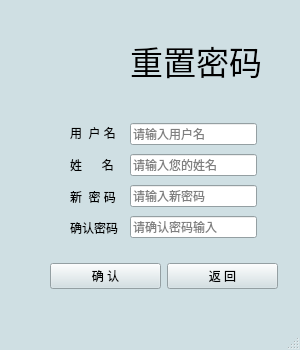
<?xml version="1.0" encoding="UTF-8"?>
<ui version="4.0">
 <class>resetPwdWindow</class>
 <widget class="QMainWindow" name="resetPwdWindow">
  <property name="geometry">
   <rect>
    <x>0</x>
    <y>0</y>
    <width>300</width>
    <height>350</height>
   </rect>
  </property>
  <property name="palette">
   <palette>
    <active>
     <colorrole role="WindowText">
      <brush brushstyle="SolidPattern">
       <color alpha="255">
        <red>0</red>
        <green>0</green>
        <blue>0</blue>
       </color>
      </brush>
     </colorrole>
     <colorrole role="Button">
      <brush brushstyle="SolidPattern">
       <color alpha="255">
        <red>207</red>
        <green>223</green>
        <blue>227</blue>
       </color>
      </brush>
     </colorrole>
     <colorrole role="Light">
      <brush brushstyle="SolidPattern">
       <color alpha="255">
        <red>255</red>
        <green>255</green>
        <blue>255</blue>
       </color>
      </brush>
     </colorrole>
     <colorrole role="Midlight">
      <brush brushstyle="SolidPattern">
       <color alpha="255">
        <red>231</red>
        <green>239</green>
        <blue>241</blue>
       </color>
      </brush>
     </colorrole>
     <colorrole role="Dark">
      <brush brushstyle="SolidPattern">
       <color alpha="255">
        <red>103</red>
        <green>111</green>
        <blue>113</blue>
       </color>
      </brush>
     </colorrole>
     <colorrole role="Mid">
      <brush brushstyle="SolidPattern">
       <color alpha="255">
        <red>138</red>
        <green>149</green>
        <blue>151</blue>
       </color>
      </brush>
     </colorrole>
     <colorrole role="Text">
      <brush brushstyle="SolidPattern">
       <color alpha="255">
        <red>0</red>
        <green>0</green>
        <blue>0</blue>
       </color>
      </brush>
     </colorrole>
     <colorrole role="BrightText">
      <brush brushstyle="SolidPattern">
       <color alpha="255">
        <red>255</red>
        <green>255</green>
        <blue>255</blue>
       </color>
      </brush>
     </colorrole>
     <colorrole role="ButtonText">
      <brush brushstyle="SolidPattern">
       <color alpha="255">
        <red>0</red>
        <green>0</green>
        <blue>0</blue>
       </color>
      </brush>
     </colorrole>
     <colorrole role="Base">
      <brush brushstyle="SolidPattern">
       <color alpha="255">
        <red>255</red>
        <green>255</green>
        <blue>255</blue>
       </color>
      </brush>
     </colorrole>
     <colorrole role="Window">
      <brush brushstyle="SolidPattern">
       <color alpha="255">
        <red>207</red>
        <green>223</green>
        <blue>227</blue>
       </color>
      </brush>
     </colorrole>
     <colorrole role="Shadow">
      <brush brushstyle="SolidPattern">
       <color alpha="255">
        <red>0</red>
        <green>0</green>
        <blue>0</blue>
       </color>
      </brush>
     </colorrole>
     <colorrole role="AlternateBase">
      <brush brushstyle="SolidPattern">
       <color alpha="255">
        <red>231</red>
        <green>239</green>
        <blue>241</blue>
       </color>
      </brush>
     </colorrole>
     <colorrole role="ToolTipBase">
      <brush brushstyle="SolidPattern">
       <color alpha="255">
        <red>255</red>
        <green>255</green>
        <blue>220</blue>
       </color>
      </brush>
     </colorrole>
     <colorrole role="ToolTipText">
      <brush brushstyle="SolidPattern">
       <color alpha="255">
        <red>0</red>
        <green>0</green>
        <blue>0</blue>
       </color>
      </brush>
     </colorrole>
    </active>
    <inactive>
     <colorrole role="WindowText">
      <brush brushstyle="SolidPattern">
       <color alpha="255">
        <red>0</red>
        <green>0</green>
        <blue>0</blue>
       </color>
      </brush>
     </colorrole>
     <colorrole role="Button">
      <brush brushstyle="SolidPattern">
       <color alpha="255">
        <red>207</red>
        <green>223</green>
        <blue>227</blue>
       </color>
      </brush>
     </colorrole>
     <colorrole role="Light">
      <brush brushstyle="SolidPattern">
       <color alpha="255">
        <red>255</red>
        <green>255</green>
        <blue>255</blue>
       </color>
      </brush>
     </colorrole>
     <colorrole role="Midlight">
      <brush brushstyle="SolidPattern">
       <color alpha="255">
        <red>231</red>
        <green>239</green>
        <blue>241</blue>
       </color>
      </brush>
     </colorrole>
     <colorrole role="Dark">
      <brush brushstyle="SolidPattern">
       <color alpha="255">
        <red>103</red>
        <green>111</green>
        <blue>113</blue>
       </color>
      </brush>
     </colorrole>
     <colorrole role="Mid">
      <brush brushstyle="SolidPattern">
       <color alpha="255">
        <red>138</red>
        <green>149</green>
        <blue>151</blue>
       </color>
      </brush>
     </colorrole>
     <colorrole role="Text">
      <brush brushstyle="SolidPattern">
       <color alpha="255">
        <red>0</red>
        <green>0</green>
        <blue>0</blue>
       </color>
      </brush>
     </colorrole>
     <colorrole role="BrightText">
      <brush brushstyle="SolidPattern">
       <color alpha="255">
        <red>255</red>
        <green>255</green>
        <blue>255</blue>
       </color>
      </brush>
     </colorrole>
     <colorrole role="ButtonText">
      <brush brushstyle="SolidPattern">
       <color alpha="255">
        <red>0</red>
        <green>0</green>
        <blue>0</blue>
       </color>
      </brush>
     </colorrole>
     <colorrole role="Base">
      <brush brushstyle="SolidPattern">
       <color alpha="255">
        <red>255</red>
        <green>255</green>
        <blue>255</blue>
       </color>
      </brush>
     </colorrole>
     <colorrole role="Window">
      <brush brushstyle="SolidPattern">
       <color alpha="255">
        <red>207</red>
        <green>223</green>
        <blue>227</blue>
       </color>
      </brush>
     </colorrole>
     <colorrole role="Shadow">
      <brush brushstyle="SolidPattern">
       <color alpha="255">
        <red>0</red>
        <green>0</green>
        <blue>0</blue>
       </color>
      </brush>
     </colorrole>
     <colorrole role="AlternateBase">
      <brush brushstyle="SolidPattern">
       <color alpha="255">
        <red>231</red>
        <green>239</green>
        <blue>241</blue>
       </color>
      </brush>
     </colorrole>
     <colorrole role="ToolTipBase">
      <brush brushstyle="SolidPattern">
       <color alpha="255">
        <red>255</red>
        <green>255</green>
        <blue>220</blue>
       </color>
      </brush>
     </colorrole>
     <colorrole role="ToolTipText">
      <brush brushstyle="SolidPattern">
       <color alpha="255">
        <red>0</red>
        <green>0</green>
        <blue>0</blue>
       </color>
      </brush>
     </colorrole>
    </inactive>
    <disabled>
     <colorrole role="WindowText">
      <brush brushstyle="SolidPattern">
       <color alpha="255">
        <red>103</red>
        <green>111</green>
        <blue>113</blue>
       </color>
      </brush>
     </colorrole>
     <colorrole role="Button">
      <brush brushstyle="SolidPattern">
       <color alpha="255">
        <red>207</red>
        <green>223</green>
        <blue>227</blue>
       </color>
      </brush>
     </colorrole>
     <colorrole role="Light">
      <brush brushstyle="SolidPattern">
       <color alpha="255">
        <red>255</red>
        <green>255</green>
        <blue>255</blue>
       </color>
      </brush>
     </colorrole>
     <colorrole role="Midlight">
      <brush brushstyle="SolidPattern">
       <color alpha="255">
        <red>231</red>
        <green>239</green>
        <blue>241</blue>
       </color>
      </brush>
     </colorrole>
     <colorrole role="Dark">
      <brush brushstyle="SolidPattern">
       <color alpha="255">
        <red>103</red>
        <green>111</green>
        <blue>113</blue>
       </color>
      </brush>
     </colorrole>
     <colorrole role="Mid">
      <brush brushstyle="SolidPattern">
       <color alpha="255">
        <red>138</red>
        <green>149</green>
        <blue>151</blue>
       </color>
      </brush>
     </colorrole>
     <colorrole role="Text">
      <brush brushstyle="SolidPattern">
       <color alpha="255">
        <red>103</red>
        <green>111</green>
        <blue>113</blue>
       </color>
      </brush>
     </colorrole>
     <colorrole role="BrightText">
      <brush brushstyle="SolidPattern">
       <color alpha="255">
        <red>255</red>
        <green>255</green>
        <blue>255</blue>
       </color>
      </brush>
     </colorrole>
     <colorrole role="ButtonText">
      <brush brushstyle="SolidPattern">
       <color alpha="255">
        <red>103</red>
        <green>111</green>
        <blue>113</blue>
       </color>
      </brush>
     </colorrole>
     <colorrole role="Base">
      <brush brushstyle="SolidPattern">
       <color alpha="255">
        <red>207</red>
        <green>223</green>
        <blue>227</blue>
       </color>
      </brush>
     </colorrole>
     <colorrole role="Window">
      <brush brushstyle="SolidPattern">
       <color alpha="255">
        <red>207</red>
        <green>223</green>
        <blue>227</blue>
       </color>
      </brush>
     </colorrole>
     <colorrole role="Shadow">
      <brush brushstyle="SolidPattern">
       <color alpha="255">
        <red>0</red>
        <green>0</green>
        <blue>0</blue>
       </color>
      </brush>
     </colorrole>
     <colorrole role="AlternateBase">
      <brush brushstyle="SolidPattern">
       <color alpha="255">
        <red>207</red>
        <green>223</green>
        <blue>227</blue>
       </color>
      </brush>
     </colorrole>
     <colorrole role="ToolTipBase">
      <brush brushstyle="SolidPattern">
       <color alpha="255">
        <red>255</red>
        <green>255</green>
        <blue>220</blue>
       </color>
      </brush>
     </colorrole>
     <colorrole role="ToolTipText">
      <brush brushstyle="SolidPattern">
       <color alpha="255">
        <red>0</red>
        <green>0</green>
        <blue>0</blue>
       </color>
      </brush>
     </colorrole>
    </disabled>
   </palette>
  </property>
  <property name="windowTitle">
   <string>找回密码</string>
  </property>
  <widget class="QWidget" name="centralwidget">
   <widget class="QLabel" name="label">
    <property name="geometry">
     <rect>
      <x>50</x>
      <y>30</y>
      <width>60</width>
      <height>60</height>
     </rect>
    </property>
    <property name="text">
     <string/>
    </property>
    <property name="pixmap">
     <pixmap resource="resources.qrc">:/Images/fudanLogo.png</pixmap>
    </property>
    <property name="scaledContents">
     <bool>true</bool>
    </property>
   </widget>
   <widget class="QLabel" name="label_2">
    <property name="geometry">
     <rect>
      <x>130</x>
      <y>35</y>
      <width>131</width>
      <height>51</height>
     </rect>
    </property>
    <property name="font">
     <font>
      <pointsize>25</pointsize>
     </font>
    </property>
    <property name="text">
     <string>重置密码</string>
    </property>
   </widget>
   <widget class="QWidget" name="layoutWidget">
    <property name="geometry">
     <rect>
      <x>70</x>
      <y>120</y>
      <width>62</width>
      <height>121</height>
     </rect>
    </property>
    <layout class="QVBoxLayout" name="verticalLayout">
     <item>
      <widget class="QLabel" name="label_3">
       <property name="text">
        <string>用  户 名</string>
       </property>
      </widget>
     </item>
     <item>
      <widget class="QLabel" name="label_4">
       <property name="text">
        <string>姓      名</string>
       </property>
      </widget>
     </item>
     <item>
      <widget class="QLabel" name="label_5">
       <property name="text">
        <string>新  密 码</string>
       </property>
      </widget>
     </item>
     <item>
      <widget class="QLabel" name="label_6">
       <property name="text">
        <string>确认密码</string>
       </property>
      </widget>
     </item>
    </layout>
   </widget>
   <widget class="QWidget" name="layoutWidget">
    <property name="geometry">
     <rect>
      <x>130</x>
      <y>120</y>
      <width>127</width>
      <height>121</height>
     </rect>
    </property>
    <layout class="QVBoxLayout" name="verticalLayout_2">
     <item>
      <widget class="QLineEdit" name="resetPwdUsrNameLineEdit">
       <property name="placeholderText">
        <string>请输入用户名</string>
       </property>
      </widget>
     </item>
     <item>
      <widget class="QLineEdit" name="resetPwdNameLineEdit">
       <property name="placeholderText">
        <string>请输入您的姓名</string>
       </property>
      </widget>
     </item>
     <item>
      <widget class="QLineEdit" name="resetPwdNewPwdLineEdit">
       <property name="echoMode">
        <enum>QLineEdit::Password</enum>
       </property>
       <property name="placeholderText">
        <string>请输入新密码</string>
       </property>
      </widget>
     </item>
     <item>
      <widget class="QLineEdit" name="resetPwdConfirmPwdLineEdit">
       <property name="echoMode">
        <enum>QLineEdit::Password</enum>
       </property>
       <property name="placeholderText">
        <string>请确认密码输入</string>
       </property>
      </widget>
     </item>
    </layout>
   </widget>
   <widget class="QWidget" name="layoutWidget">
    <property name="geometry">
     <rect>
      <x>50</x>
      <y>260</y>
      <width>228</width>
      <height>32</height>
     </rect>
    </property>
    <layout class="QHBoxLayout" name="horizontalLayout">
     <item>
      <widget class="QPushButton" name="resetPwdConfirmPushButton">
       <property name="text">
        <string>确 认</string>
       </property>
      </widget>
     </item>
     <item>
      <widget class="QPushButton" name="resetPwdReturnPushButton">
       <property name="text">
        <string>返 回</string>
       </property>
      </widget>
     </item>
    </layout>
   </widget>
  </widget>
  <widget class="QMenuBar" name="menubar">
   <property name="geometry">
    <rect>
     <x>0</x>
     <y>0</y>
     <width>300</width>
     <height>23</height>
    </rect>
   </property>
  </widget>
  <widget class="QStatusBar" name="statusbar"/>
 </widget>
 <resources>
  <include location="resources.qrc"/>
 </resources>
 <connections/>
</ui>
